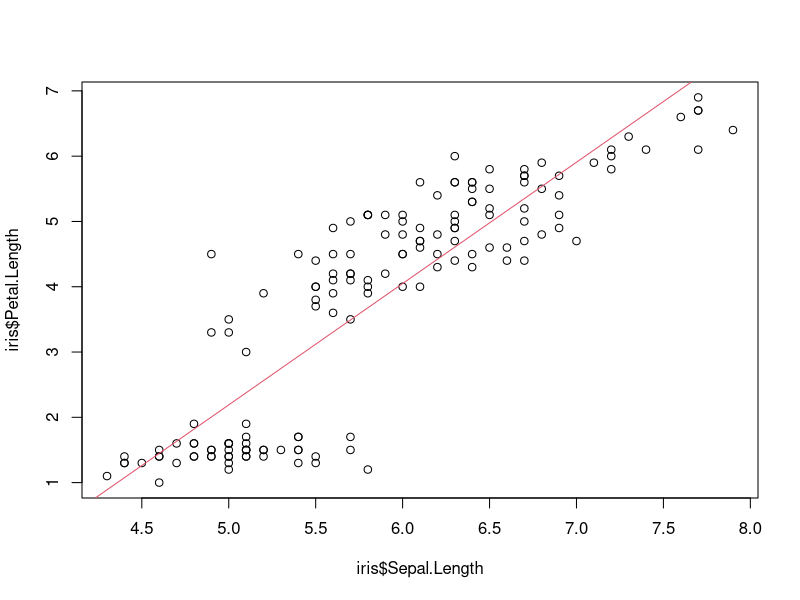
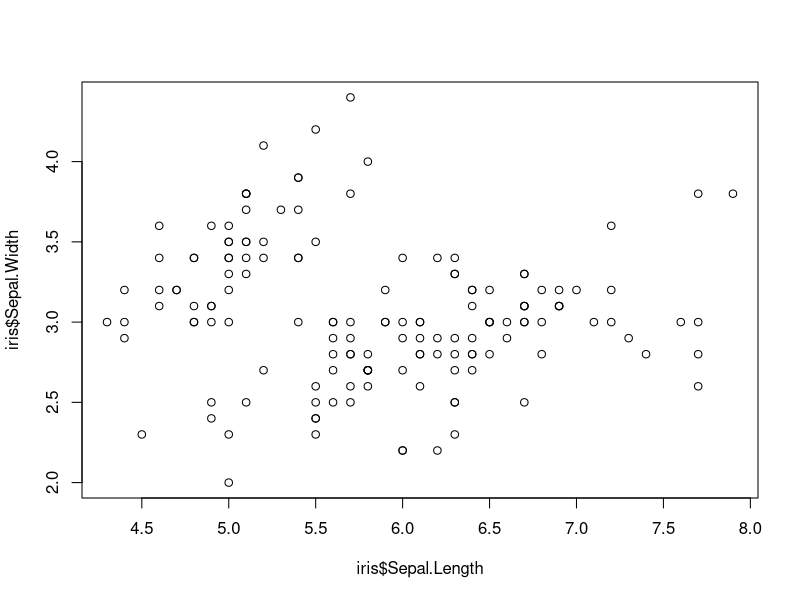
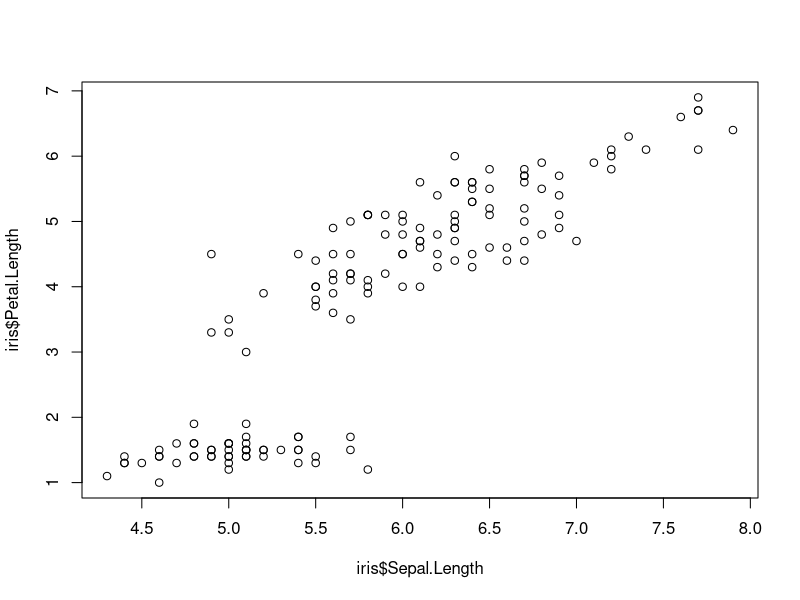

Reproduce these figures in R, in order.
## ---- chunk 1
 data(iris)
 print(iris$Petal.Length)
## ---- chunk 2
mean(iris$Petal.Length)
## ---- chunk 3
median(iris$Petal.Length)
## ---- chunk 4
 dados = c(0, 0.1, 0.1, 0.2, 0.25, 0.5, 0.7, 0.9, 1.1, 10000)
 c(mean(dados), median(dados))
## ---- chunk 5
 max(iris$Sepal.Length) - min(iris$Sepal.Length)
## ---- chunk 6
c(var(iris$Sepal.Length), sd(iris$Sepal.Length))
## ---- chunk 7
quantile(iris$Sepal.Length, c(0.25, 0.5, 0.75))
## ---- chunk 8
quantile(iris$Sepal.Length, c(0.025, 0.975))
## ---- chunk 9
ajuste <- lm("Petal.Length~Sepal.Length",data = iris)
coeficientes <- coefficients(ajuste)
print(coeficientes)
## ---- chunk 10
plot(iris$Sepal.Length,iris$Petal.Length)
abline(a=coeficientes[1],b=coeficientes[2],col=2)
## ---- chunk 11
plot(iris$Sepal.Length,iris$Sepal.Width)
cor(iris$Sepal.Length,iris$Sepal.Width)
## ---- chunk 12
plot(iris$Sepal.Length,iris$Petal.Length)
cor(iris$Sepal.Length,iris$Petal.Length)
## ---- chunk 13
summary(iris$Sepal.Length)
